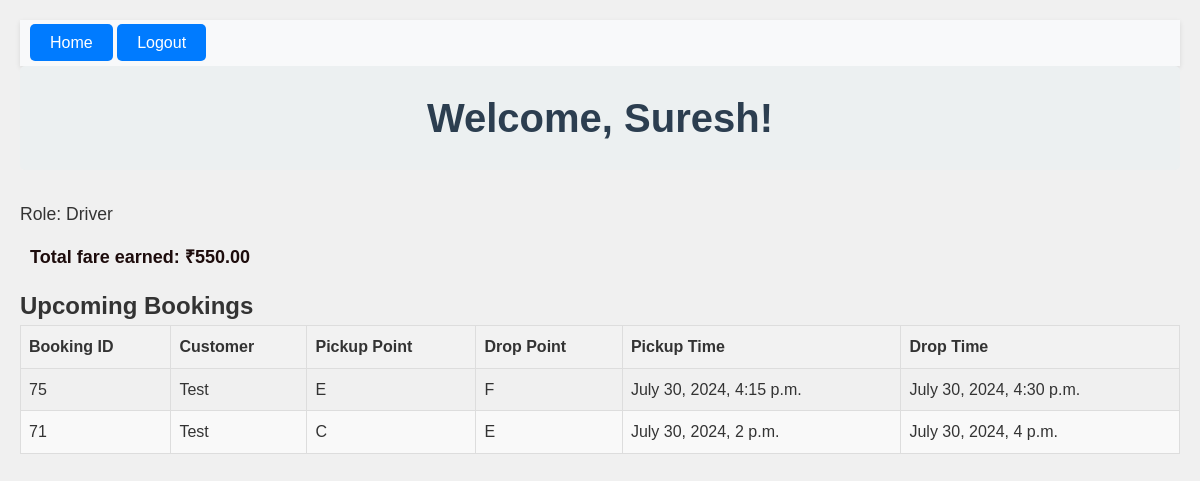
Page /driver-dashboard/ (signed in) on the earlier database version.
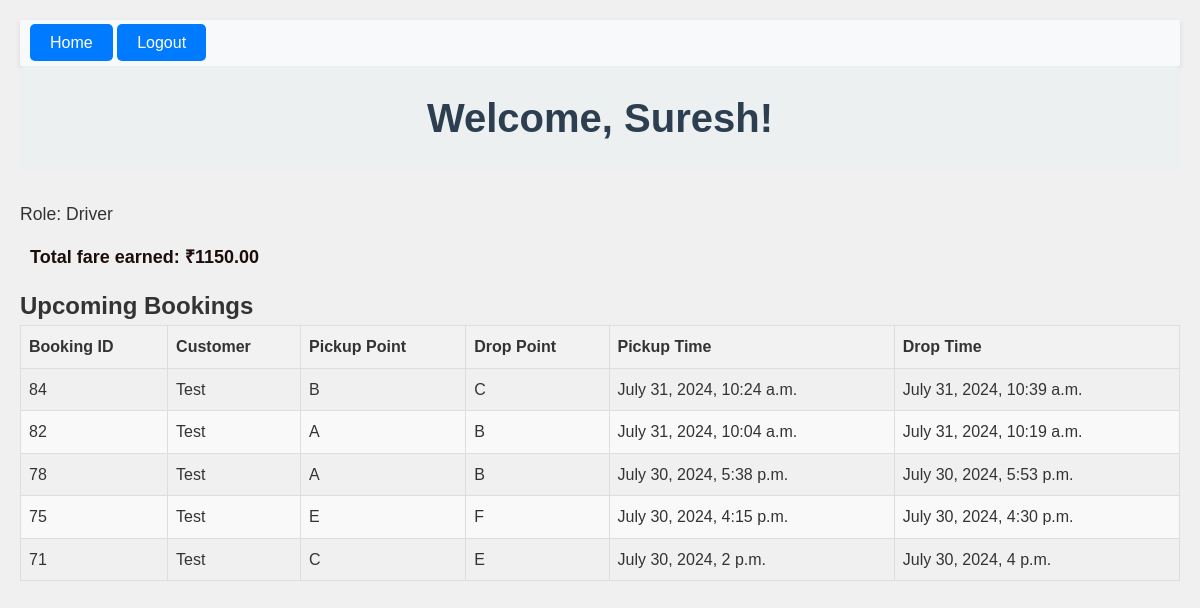
Same page on the later database version.
### bookings/models.py (models this page shows)
class Booking(models.Model):
    booking_id = models.AutoField(primary_key=True)
    taxi = models.ForeignKey(Taxi, on_delete=models.CASCADE)
    customer = models.ForeignKey(Customer, on_delete=models.CASCADE)
    pickup_point = models.CharField(max_length=1, choices=[('A', 'A'), ('B', 'B'), ('C', 'C'), ('D', 'D'), ('E', 'E'), ('F', 'F')])
    drop_point = models.CharField(max_length=1, choices=[('A', 'A'), ('B', 'B'), ('C', 'C'), ('D', 'D'), ('E', 'E'), ('F', 'F')])
    pickup_time = models.DateTimeField()
    drop_time = models.DateTimeField(default=None, null=True, blank=True)
    booking_time = models.TimeField(auto_now_add=True)
    booking_date = models.DateField(auto_now_add=True)
    fare_amount = models.DecimalField(max_digits=10, decimal_places=2,default=0)

class Customer(models.Model):
    user = models.OneToOneField(User, null=True, blank=True, on_delete=models.SET_NULL)
    customer_id = models.AutoField(primary_key=True)
    customer_name = models.CharField(max_length=255)

### bookings/decorators.py (the view)
    def wrap(request, *args, **kwargs):
        if request.user.groups.filter(name='Driver').exists():
            return function(request, *args, **kwargs)
        else:
            messages.error(request, "You do not have permission to view this page.")
            return redirect(reverse('index'))

### bookings/views.py (called while the page is built)
@login_required
@driver_required
def driver_dashboard(request):
    try:
        driver_taxi = request.user.assigned_taxi
    except ObjectDoesNotExist:
        driver_taxi = None
    if not driver_taxi:
        messages.error(request, "The page is not accessible because you are not assigned to any taxi.")
        return redirect('index')
    bookings = Booking.objects.filter(taxi=driver_taxi).order_by('-booking_date', '-booking_time')
    total_spent = sum(booking.fare_amount for booking in bookings)
    context = {
        'bookings': bookings,
        'taxi': driver_taxi,
        'user_role': 'Driver',
        'total_spent': total_spent
    }
    return render(request, 'driver_dashboard.html', context)

### bookings/templates/driver_dashboard.html (shortened to what this page needs)
{% extends 'base.html' %}
{% block content %}
<body>
    <header>
        <h1>Welcome, {{ user.username }}!</h1>
        <p>Role: {{ user_role }}</p>
        <p class="total-spent">Total fare earned: ₹{{total_spent}}</p>
    <main>
        <h2>Upcoming Bookings</h2>
        <table>
            <thead>
                <tr>
                    <th>Booking ID</th>
                    <th>Customer</th>
                    <th>Pickup Point</th>
                    <th>Drop Point</th>
                    <th>Pickup Time</th>
                    <th>Drop Time</th>
                </tr>
            </thead>
            <tbody>
                {% for booking in bookings %}
                <tr>
                    <td>{{ booking.booking_id }}</td>
                    <td>{{ booking.customer.customer_name }}</td>
                    <td>{{ booking.pickup_point }}</td>
                    <td>{{ booking.drop_point }}</td>
                    <td>{{ booking.pickup_time }}</td>
                    <td>{{ booking.drop_time }}</td>
                </tr>
                {% endfor %}
            </tbody>
        </table>
    </main>
</body>
{% endblock %}

Differences in the rows shown:
added Booking: booking_id "84", customer.customer_name "Test", pickup_point "B", drop_point "C", pickup_time "July 31, 2024, 10:24 a.m.", drop_time "July 31, 2024, 10:39 a.m."
added Booking: booking_id "82", customer.customer_name "Test", pickup_point "A", drop_point "B", pickup_time "July 31, 2024, 10:04 a.m.", drop_time "July 31, 2024, 10:19 a.m."
added Booking: booking_id "78", customer.customer_name "Test", pickup_point "A", drop_point "B", pickup_time "July 30, 2024, 5:38 p.m.", drop_time "July 30, 2024, 5:53 p.m."
Other differences:
{{ total_spent }}: "550.00" → "1150.00"
